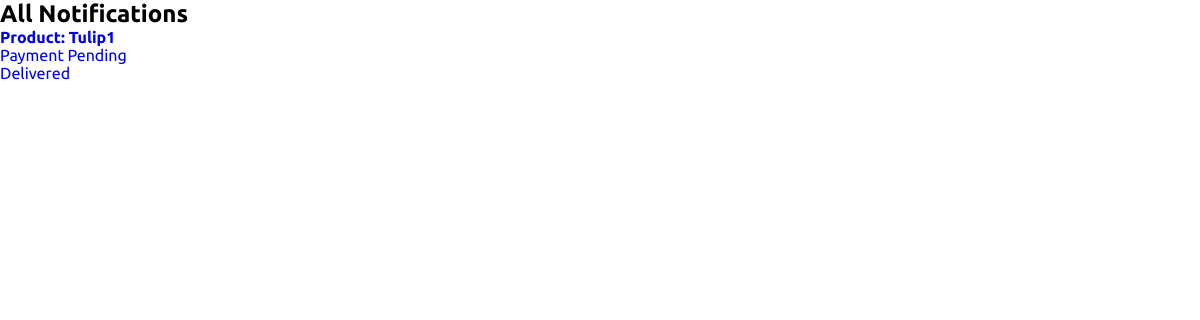
Before: /users/notifications.php (signed in) with the older database file.
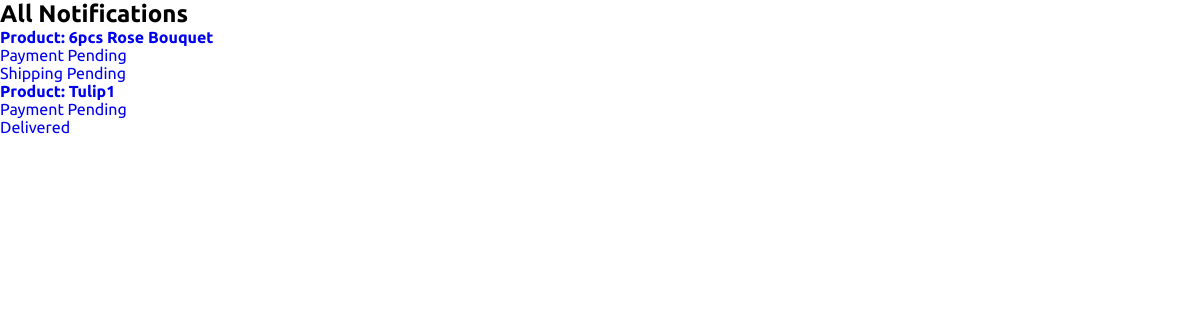
After: the same page with the newer database file.
### tables this page shows
CREATE TABLE `payment` (
  `payment_id` int(11) NOT NULL,
  `cust_id` int(11) NOT NULL,
  `order_id` int(11) DEFAULT NULL,
  `cust_name` varchar(255) NOT NULL,
  `cust_email` varchar(255) NOT NULL,
  `reference_number` varchar(255) DEFAULT NULL,
  `amount_paid` decimal(10,2) NOT NULL,
  `payment_method` enum('gcash','cop') NOT NULL,
  `payment_status` enum('pending','paid','failed') DEFAULT 'pending',
  `shipping_status` enum('pending','shipped','delivered','readyforpickup') DEFAULT 'pending',
  `created_at` timestamp NOT NULL DEFAULT current_timestamp(),
  `updated_at` timestamp NOT NULL DEFAULT current_timestamp() ON UPDATE current_timestamp()
);

CREATE TABLE `product` (
  `p_id` int(11) NOT NULL,
  `name` varchar(255) NOT NULL,
  `old_price` varchar(10) NOT NULL,
  `current_price` varchar(10) NOT NULL,
  `quantity` int(10) NOT NULL,
  `featured_photo` varchar(255) NOT NULL,
  `description` text NOT NULL,
  `short_description` text NOT NULL,
  `feature` text NOT NULL,
  `other_photo` text NOT NULL,
  `condition` text NOT NULL,
  `is_featured` int(1) NOT NULL,
  `is_active` int(1) NOT NULL,
  `ecat_id` int(11) NOT NULL
);

### users/notifications.php (the view, shortened to what this page needs)
<?php
include("conn.php");
if (isset($_SESSION['customer']) && isset($_SESSION['customer']['cust_id'])) {
    $customerId = $_SESSION['customer']['cust_id'];
    $statement = $pdo->prepare("
        SELECT p.*, oi.product_id, pr.name
        FROM payment p
        JOIN order_items oi ON p.order_id = oi.order_id
        JOIN product pr ON oi.product_id = pr.p_id
        WHERE p.cust_id = :cust_id
        AND (p.payment_status = 'pending' OR p.shipping_status != 'delivered')
        ORDER BY p.created_at DESC
    ");
    $statement->execute(['cust_id' => $customerId]);
    $payments = $statement->fetchAll(PDO::FETCH_ASSOC);
}
?>
<!DOCTYPE html>
<html lang="en">
<head>
    <link rel="stylesheet" href="../css/style.css">
</head>
<body>
    <div class="container">
        <h2>All Notifications</h2>
        <?php if (!empty($payments)): ?>
            <ul class="notifications-list">
                <?php foreach ($payments as $payment): ?>
                    <?php
                    $paymentStatus = ($payment['payment_status'] == 'pending') ? 'Payment Pending' : ($payment['payment_status'] == 'paid' ? 'Payment Confirmed' : 'Payment Failed');
                    $shippingStatus = ($payment['shipping_status'] == 'pending') ? 'Shipping Pending' : ($payment['shipping_status'] == 'shipped' ? 'Shipped' : 'Delivered');
                    ?>
                    <li class="notification-item">
                        <div>
                            <a href="order-details.php?order_id=<?php echo $payment['order_id']; ?>&product_id=<?php echo $payment['product_id']; ?>" style="text-decoration: none;">
                                <strong>Product: <?php echo htmlspecialchars($payment['name']); ?></strong>
                                <div class="text-muted small"><?php echo $paymentStatus; ?></div>
                                <div class="text-muted small"><?php echo $shippingStatus; ?></div>
                            </a>
                        </div>
                    </li>
                <?php endforeach; ?>
            </ul>
        <?php else: ?>
            <p>No notifications available.</p>
        <?php endif; ?>
    </div>
</body>
</html>

Changed rows visible on the page:
added payment: product.name "6pcs Rose Bouquet", payment_status "Payment Pending", shipping_status "Shipping Pending"
